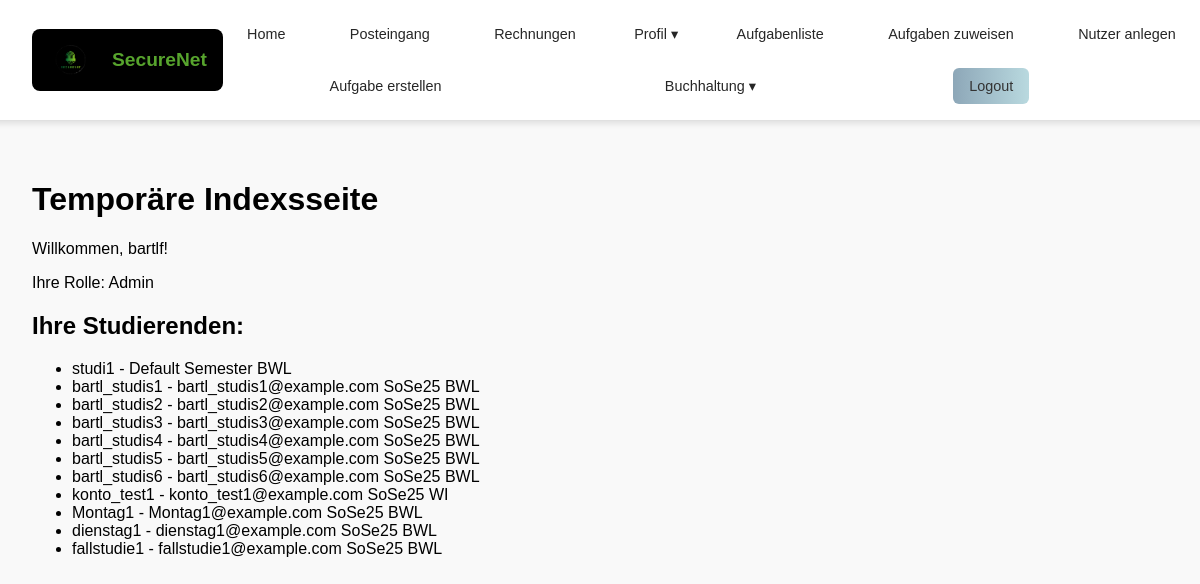
Screenshot of / (signed in) with the database file from the repository.
### users/models.py (models this page shows, shortened)
class CustomUser(AbstractUser):
    objects = CustomUserManager()
    ROLE_CHOICES = (
        ('student', 'Studierende'),
        ('teacher', 'Lehrkraft'),
    )
    role = models.CharField(max_length=10, choices=ROLE_CHOICES, default='student')
    professor = models.ForeignKey(
        'self',
        null=True, blank=True,
        limit_choices_to={'role': 'teacher'},
        on_delete=models.SET_NULL,
        related_name='students'
    )
    semester = models.ForeignKey(Semester, null = True, on_delete=models.CASCADE, default = 1)
    studiengang = models.ForeignKey(
        Studiengang,
        on_delete=models.CASCADE,
        null=True, blank=True,  # Allow empty reference initially
        related_name='students'  # Optional but recommended for clarity
    )
    unternehmen = models.ForeignKey(
        Unternehmen,
        on_delete=models.SET_NULL,
        null=True, blank=True,
        related_name="studierende"
    )
    display_name = models.CharField(max_length=150, blank=True, null=True)
    nutzergruppe = models.IntegerField(null=True, blank=True)  # Kann für Lehrer None sein

class Semester(models.Model):
    name = models.CharField(max_length=10, unique=True)
    ersteller = models.IntegerField(null=True, blank=True)
    def __str__(self):
        return self.name

class Studiengang(models.Model):
    name = models.CharField(max_length=100, unique=True)
    ersteller = models.IntegerField(null=True, blank=True)
    def __str__(self):
        return self.name

### young_wolf/views.py (the view)
# urls.py: path('', views.index, name = 'index'),
@login_required(login_url="/users/login/")
def index(request):
    students = request.user.students.all() if request.user.role == 'teacher' else None
    return render(request, 'index.html', {'students': students})

### templates/index.html (shortened to what this page needs)
{% extends 'master_layout.html' %}
{% load static %}
{% block content %}
    <h1>Temporäre Indexsseite</h1>
    <p>Willkommen, {{ user.username }}!</p>
    {% if user.is_superuser %}
        <p>Ihre Rolle: Admin</p>
    {% else %}
        <p>Ihre Rolle: {{ user.get_role_display }}</p>
    {% endif %}
    {% if user.role == 'teacher' %}
        <h2>Ihre Studierenden:</h2>
        {% if students %}
            <ul>
            {% for student in students %}
                <li>{{ student.username }} - {{ student.email }} {{student.semester}} {{student.studiengang}}</li>
            {% endfor %}
            </ul>
        {% else %}
            <p>Sie haben derzeit keine Studierenden unter Ihrer Betreuung.</p>
        {% endif %}
    {% endif %}
{% endblock %}

### static/css/master_layout.css (style rules this page uses)
body { margin: 0; padding: 0; font-family: Arial, sans-serif; background-color: #f9f9f9; }

### rows the page displays
CustomUser: username "bartlf"
CustomUser: username "studi1", semester "Default Semester", studiengang "BWL"
CustomUser: username "bartl_studis1", email "bartl_studis1@example.com", semester "SoSe25", studiengang "BWL"
CustomUser: username "bartl_studis2", email "bartl_studis2@example.com", semester "SoSe25", studiengang "BWL"
CustomUser: username "bartl_studis3", email "bartl_studis3@example.com", semester "SoSe25", studiengang "BWL"
CustomUser: username "bartl_studis4", email "bartl_studis4@example.com", semester "SoSe25", studiengang "BWL"
CustomUser: username "bartl_studis5", email "bartl_studis5@example.com", semester "SoSe25", studiengang "BWL"
CustomUser: username "bartl_studis6", email "bartl_studis6@example.com", semester "SoSe25", studiengang "BWL"
CustomUser: username "konto_test1", email "konto_test1@example.com", semester "SoSe25", studiengang "WI"
CustomUser: username "Montag1", email "Montag1@example.com", semester "SoSe25", studiengang "BWL"
CustomUser: username "dienstag1", email "dienstag1@example.com", semester "SoSe25", studiengang "BWL"
CustomUser: username "fallstudie1", email "fallstudie1@example.com", semester "SoSe25", studiengang "BWL"
